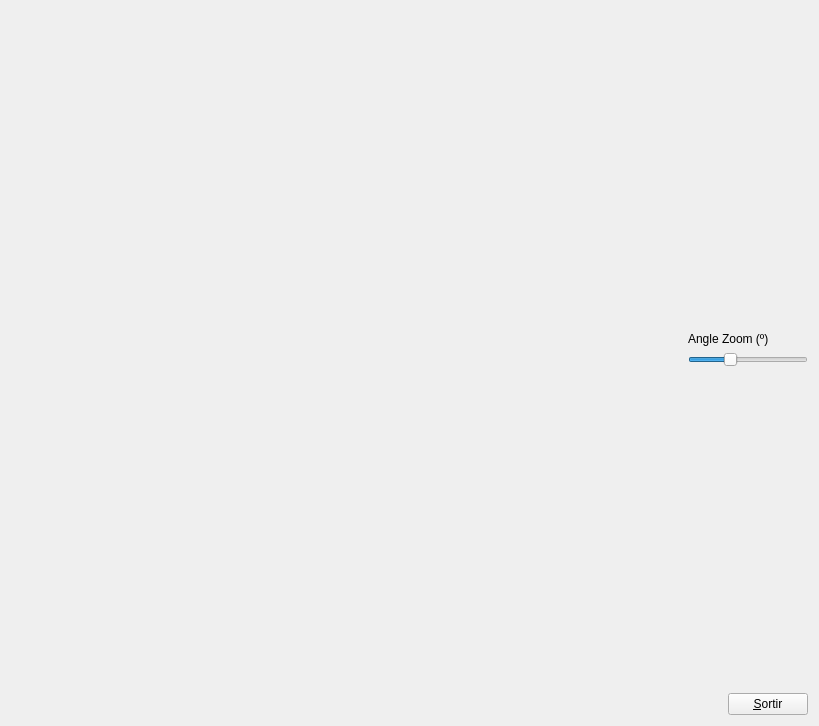
<?xml version="1.0" encoding="UTF-8"?>
<ui version="4.0">
 <class>MyForm</class>
 <widget class="QWidget" name="MyForm">
  <property name="geometry">
   <rect>
    <x>0</x>
    <y>0</y>
    <width>819</width>
    <height>726</height>
   </rect>
  </property>
  <property name="windowTitle">
   <string>Form</string>
  </property>
  <layout class="QHBoxLayout" name="horizontalLayout_2">
   <item>
    <widget class="MyGLWidget" name="widget" native="true">
     <property name="sizePolicy">
      <sizepolicy hsizetype="Expanding" vsizetype="Expanding">
       <horstretch>0</horstretch>
       <verstretch>0</verstretch>
      </sizepolicy>
     </property>
    </widget>
   </item>
   <item>
    <layout class="QVBoxLayout" name="verticalLayout_2">
     <item>
      <spacer name="verticalSpacer_2">
       <property name="orientation">
        <enum>Qt::Vertical</enum>
       </property>
       <property name="sizeHint" stdset="0">
        <size>
         <width>20</width>
         <height>40</height>
        </size>
       </property>
      </spacer>
     </item>
     <item>
      <layout class="QVBoxLayout" name="verticalLayout">
       <item>
        <widget class="QLabel" name="label">
         <property name="sizePolicy">
          <sizepolicy hsizetype="Minimum" vsizetype="Preferred">
           <horstretch>0</horstretch>
           <verstretch>0</verstretch>
          </sizepolicy>
         </property>
         <property name="text">
          <string>Angle Zoom (º)</string>
         </property>
        </widget>
       </item>
       <item>
        <widget class="QSlider" name="horizontalSlider">
         <property name="sizePolicy">
          <sizepolicy hsizetype="Minimum" vsizetype="Fixed">
           <horstretch>0</horstretch>
           <verstretch>0</verstretch>
          </sizepolicy>
         </property>
         <property name="minimum">
          <number>15</number>
         </property>
         <property name="maximum">
          <number>60</number>
         </property>
         <property name="value">
          <number>30</number>
         </property>
         <property name="orientation">
          <enum>Qt::Horizontal</enum>
         </property>
        </widget>
       </item>
      </layout>
     </item>
     <item>
      <spacer name="verticalSpacer">
       <property name="orientation">
        <enum>Qt::Vertical</enum>
       </property>
       <property name="sizeHint" stdset="0">
        <size>
         <width>20</width>
         <height>40</height>
        </size>
       </property>
      </spacer>
     </item>
     <item>
      <layout class="QHBoxLayout" name="horizontalLayout">
       <item>
        <spacer name="horizontalSpacer">
         <property name="orientation">
          <enum>Qt::Horizontal</enum>
         </property>
         <property name="sizeType">
          <enum>QSizePolicy::Minimum</enum>
         </property>
         <property name="sizeHint" stdset="0">
          <size>
           <width>40</width>
           <height>20</height>
          </size>
         </property>
        </spacer>
       </item>
       <item>
        <widget class="QPushButton" name="pushButton">
         <property name="sizePolicy">
          <sizepolicy hsizetype="Fixed" vsizetype="Fixed">
           <horstretch>0</horstretch>
           <verstretch>0</verstretch>
          </sizepolicy>
         </property>
         <property name="text">
          <string>&amp;Sortir</string>
         </property>
        </widget>
       </item>
      </layout>
     </item>
    </layout>
   </item>
  </layout>
 </widget>
 <customwidgets>
  <customwidget>
   <class>MyGLWidget</class>
   <extends>QWidget</extends>
   <header>MyGLWidget.h</header>
   <container>1</container>
   <slots>
    <signal>enviaZoom(int)</signal>
    <slot>repZoom(int)</slot>
   </slots>
  </customwidget>
 </customwidgets>
 <resources/>
 <connections>
  <connection>
   <sender>pushButton</sender>
   <signal>clicked()</signal>
   <receiver>MyForm</receiver>
   <slot>close()</slot>
   <hints>
    <hint type="sourcelabel">
     <x>807</x>
     <y>714</y>
    </hint>
    <hint type="destinationlabel">
     <x>839</x>
     <y>529</y>
    </hint>
   </hints>
  </connection>
  <connection>
   <sender>horizontalSlider</sender>
   <signal>valueChanged(int)</signal>
   <receiver>widget</receiver>
   <slot>repZoom(int)</slot>
   <hints>
    <hint type="sourcelabel">
     <x>724</x>
     <y>359</y>
    </hint>
    <hint type="destinationlabel">
     <x>578</x>
     <y>404</y>
    </hint>
   </hints>
  </connection>
  <connection>
   <sender>widget</sender>
   <signal>enviaZoom(int)</signal>
   <receiver>horizontalSlider</receiver>
   <slot>setValue(int)</slot>
   <hints>
    <hint type="sourcelabel">
     <x>577</x>
     <y>576</y>
    </hint>
    <hint type="destinationlabel">
     <x>764</x>
     <y>356</y>
    </hint>
   </hints>
  </connection>
 </connections>
</ui>
